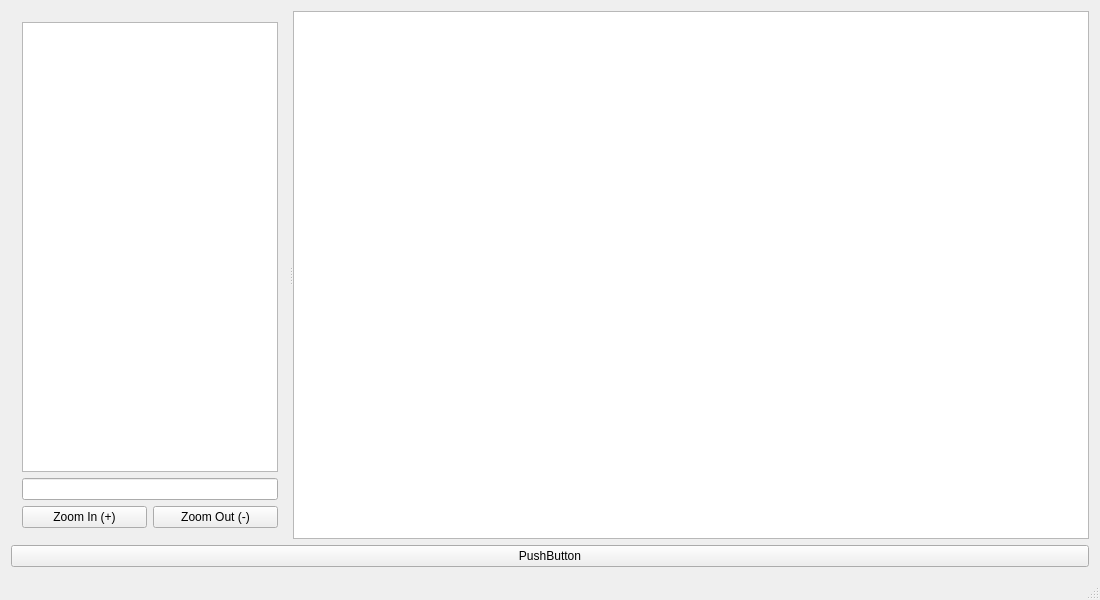
<?xml version="1.0" encoding="UTF-8"?>
<ui version="4.0">
 <class>MainWindow</class>
 <widget class="QMainWindow" name="MainWindow">
  <property name="geometry">
   <rect>
    <x>0</x>
    <y>0</y>
    <width>1100</width>
    <height>600</height>
   </rect>
  </property>
  <property name="windowTitle">
   <string>MainWindow</string>
  </property>
  <widget class="QWidget" name="centralWidget">
   <property name="sizePolicy">
    <sizepolicy hsizetype="Expanding" vsizetype="Expanding">
     <horstretch>0</horstretch>
     <verstretch>0</verstretch>
    </sizepolicy>
   </property>
   <layout class="QVBoxLayout" name="verticalLayout_2">
    <item>
     <layout class="QHBoxLayout" name="horizontalLayout_2"/>
    </item>
    <item>
     <widget class="QSplitter" name="splitter">
      <property name="sizePolicy">
       <sizepolicy hsizetype="Expanding" vsizetype="Expanding">
        <horstretch>0</horstretch>
        <verstretch>0</verstretch>
       </sizepolicy>
      </property>
      <property name="orientation">
       <enum>Qt::Horizontal</enum>
      </property>
      <widget class="QWidget" name="layoutWidget">
       <layout class="QVBoxLayout" name="verticalLayout">
        <item>
         <widget class="QListWidget" name="listWidget">
          <property name="minimumSize">
           <size>
            <width>256</width>
            <height>0</height>
           </size>
          </property>
         </widget>
        </item>
        <item>
         <widget class="QLineEdit" name="lineEdit">
          <property name="sizePolicy">
           <sizepolicy hsizetype="Expanding" vsizetype="Fixed">
            <horstretch>0</horstretch>
            <verstretch>0</verstretch>
           </sizepolicy>
          </property>
          <property name="minimumSize">
           <size>
            <width>256</width>
            <height>0</height>
           </size>
          </property>
         </widget>
        </item>
        <item>
         <layout class="QGridLayout" name="gridLayout_4">
          <item row="0" column="0">
           <widget class="QPushButton" name="pushButton">
            <property name="text">
             <string>Zoom In (+)</string>
            </property>
           </widget>
          </item>
          <item row="0" column="1">
           <widget class="QPushButton" name="pushButton_2">
            <property name="text">
             <string>Zoom Out (-)</string>
            </property>
           </widget>
          </item>
         </layout>
        </item>
       </layout>
      </widget>
      <widget class="MyView" name="graphicsView">
       <property name="sizePolicy">
        <sizepolicy hsizetype="Expanding" vsizetype="Expanding">
         <horstretch>1</horstretch>
         <verstretch>0</verstretch>
        </sizepolicy>
       </property>
      </widget>
     </widget>
    </item>
    <item>
     <widget class="QPushButton" name="pushButton_3">
      <property name="text">
       <string>PushButton</string>
      </property>
     </widget>
    </item>
   </layout>
  </widget>
  <widget class="QMenuBar" name="menuBar">
   <property name="geometry">
    <rect>
     <x>0</x>
     <y>0</y>
     <width>1100</width>
     <height>22</height>
    </rect>
   </property>
  </widget>
  <widget class="QStatusBar" name="statusBar"/>
 </widget>
 <layoutdefault spacing="6" margin="11"/>
 <customwidgets>
  <customwidget>
   <class>MyView</class>
   <extends>QGraphicsView</extends>
   <header location="global">myview.h</header>
  </customwidget>
 </customwidgets>
 <resources/>
 <connections/>
</ui>
